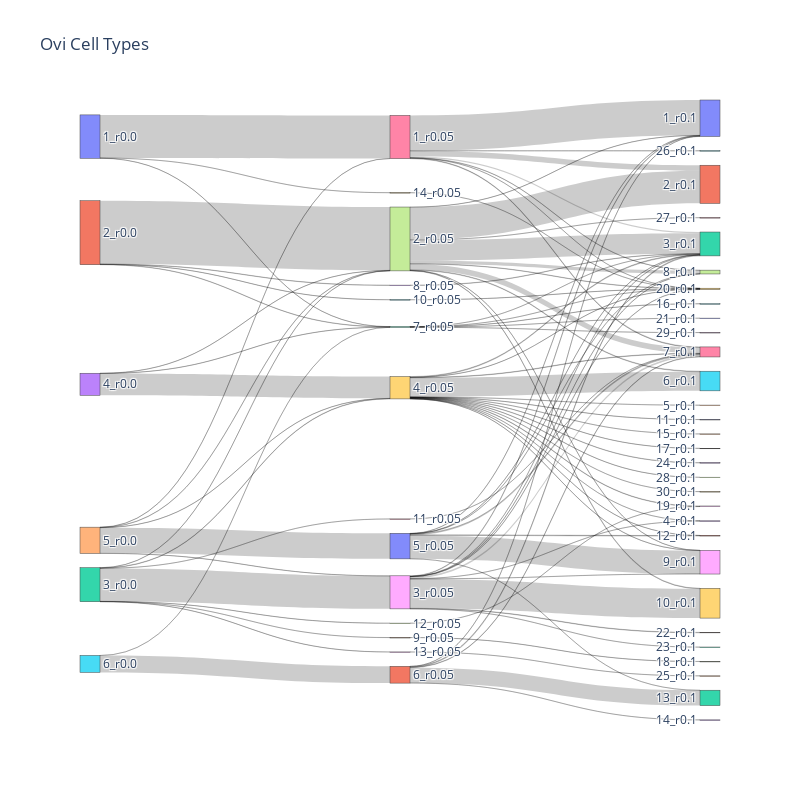

Source (notebook cell):
### Code cell
ovi_cell_chunk = ovi_cell[['0.0', '0.05', '0.1']].copy()
create_sankey(ovi_cell_chunk, width=800, height=800, title='Ovi Cell Types')

### Figure 1 — Plotly figure (JSON) as saved in the notebook; plotly's stock layout.template omitted (floating-point values rounded to 4 significant figures)
{"data": [{"link": {"source": [0, 0, 0, 1, 1, 1, 1, 2, 2, 2, 2, 2, 2, 2, 3, 3, 3, 4, 4, 4, 4, 4, 5, 5, 15, 16, 17, 18, 19, 6, 6, 6, 6, 6, 6, 6, 7, 7, 7, 7, 7, 7, 7, 7, 7, 7, 8, 8, 8, 8, 8, 8, 8, 8, 8, 8, 9, 9, 9, 9, 9, 9, 9, 9, 9, 9, 9, 9, 9, 9, 9, 10, 10, 10, 10, 10, 10, 10, 11, 11, 11, 11, 11, 12, 12, 12, 12, 12, 13, 14], "target": [19, 6, 12, 15, 7, 12, 13, 16, 17, 18, 7, 8, 9, 14, 7, 9, 12, 6, 7, 8, 9, 10, 11, 12, 39, 26, 38, 44, 39, 20, 39, 45, 21, 22, 26, 27, 29, 20, 39, 46, 21, 22, 25, 26, 27, 28, 29, 20, 39, 41, 42, 22, 23, 26, 27, 28, 30, 31, 34, 36, 38, 39, 43, 47, 49, 22, 23, 24, 25, 26, 28, 31, 32, 20, 22, 26, 27, 28, 32, 33, 20, 22, 26, 35, 39, 40, 48, 22, 22, 37], "value": [1, 305, 1, 1, 448, 2, 2, 1, 1, 1, 1, 233, 3, 1, 1, 154, 1, 1, 2, 1, 1, 181, 119, 1, 1, 1, 1, 1, 1, 250, 1, 2, 39, 8, 4, 2, 3, 1, 2, 1, 231, 145, 4, 41, 23, 1, 208, 4, 2, 3, 1, 1, 1, 12, 1, 1, 1, 1, 1, 1, 3, 1, 2, 1, 1, 5, 1, 1, 135, 3, 1, 4, 1, 2, 1, 7, 1, 165, 108, 1, 1, 6, 3, 1, 1, 1, 1, 1, 2, 1]}, "node": {"label": ["1_r0.0", "2_r0.0", "3_r0.0", "4_r0.0", "5_r0.0", "6_r0.0", "1_r0.05", "2_r0.05", "3_r0.05", "4_r0.05", "5_r0.05", "6_r0.05", "7_r0.05", "8_r0.05", "9_r0.05", "10_r0.05", "11_r0.05", "12_r0.05", "13_r0.05", "14_r0.05", "1_r0.1", "2_r0.1", "3_r0.1", "4_r0.1", "5_r0.1", "6_r0.1", "7_r0.1", "8_r0.1", "9_r0.1", "10_r0.1", "11_r0.1", "12_r0.1", "13_r0.1", "14_r0.1", "15_r0.1", "16_r0.1", "17_r0.1", "18_r0.1", "19_r0.1", "20_r0.1", "21_r0.1", "22_r0.1", "23_r0.1", "24_r0.1", "25_r0.1", "26_r0.1", "27_r0.1", "28_r0.1", "29_r0.1", "30_r0.1"], "line": {"width": 0.5}, "pad": 15, "thickness": 20}, "type": "sankey"}], "layout": {"height": 800, "title": {"text": "Ovi Cell Types"}, "width": 800}}
